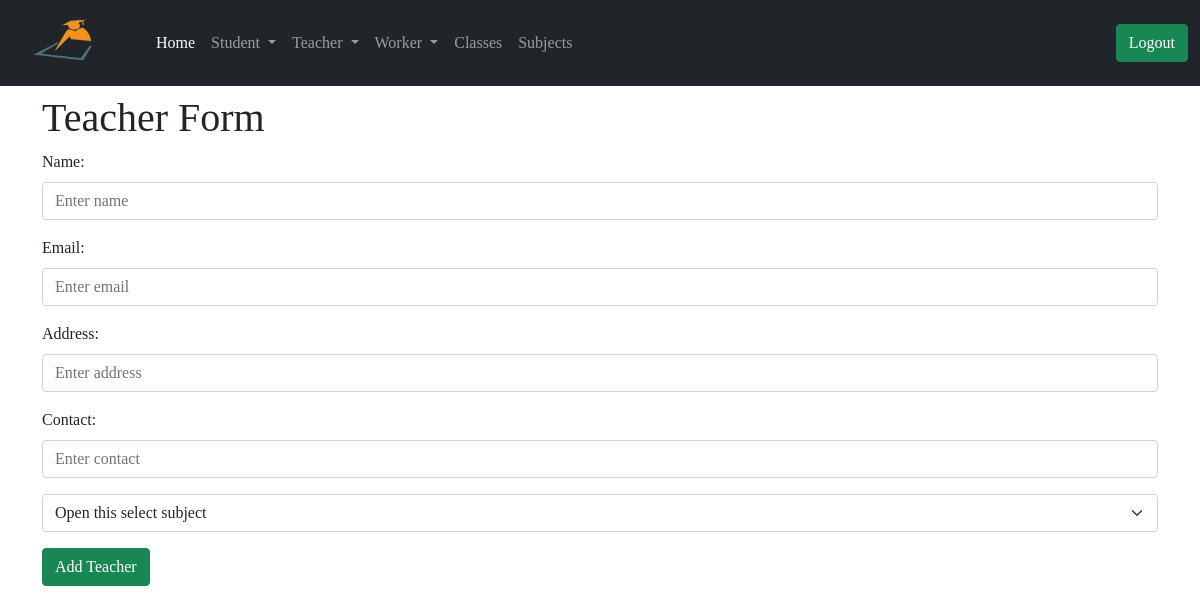
The page /admin/update_teacher/2 (signed in) on the database as committed earlier.
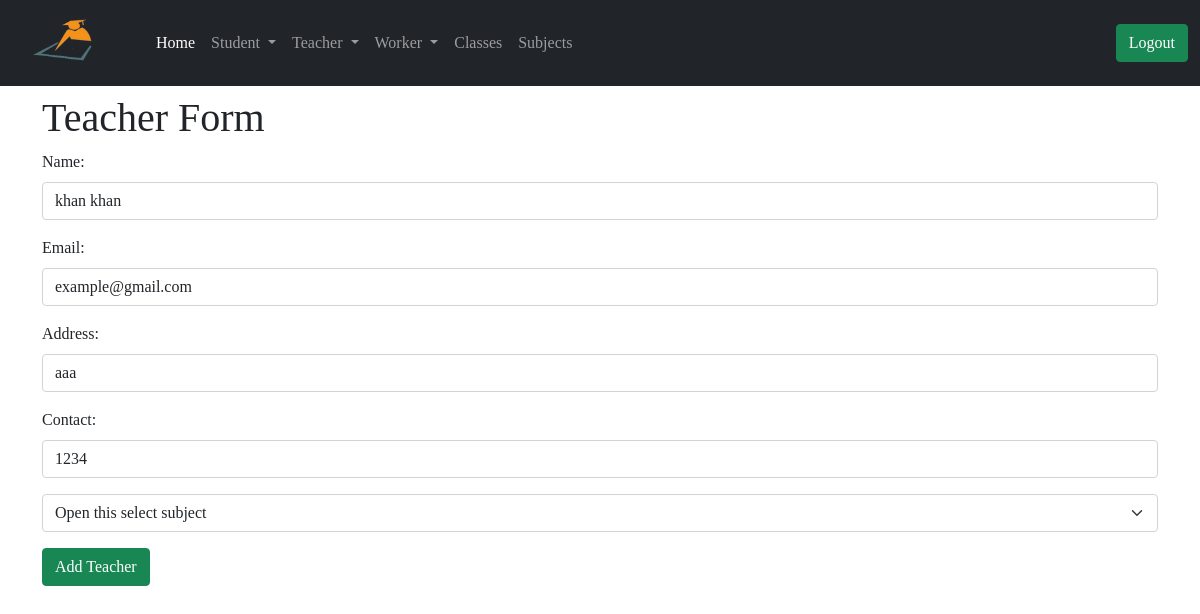
The same page on the database as committed later.
### app/models.py (models this page shows, shortened)
class Teacher(db.Model):
    id = db.Column(db.Integer, primary_key=True)
    tech_name = db.Column(db.String(64), index=True)
    email = db.Column(db.String(64), index=True)
    tech_address = db.Column(db.String(128), index=True)
    tech_contact = db.Column(db.String(64), index=True)
    join_date = db.Column(db.DateTime, default=datetime.utcnow())
    admin_id = db.Column(db.Integer, db.ForeignKey('user.id'))
    tech_subject = db.Column(db.Integer, db.ForeignKey('subject.id'))

### app/routes.py (the view, shortened to what this page needs)
@app.route('/admin/update_teacher/<id>', methods=['GET', 'POST'])
@login_required
def update_teacher(id):
    subjects = Subject.query.all()
    teacher = Teacher.query.filter_by(id=id).first()
    return render_template('admin/add_teacher.html', title='Update Teacher', teacher=teacher, subjects=subjects)

### app/models.py (called while the page is built)
@login.user_loader
def load_user(id):
    return User.query.get(int(id))

    def __repr__(self):
        return 'Subject {}'.format(self.sub_name)

### app/routes.py (called while the page is built)
@app.before_request
def before_request():
    g.user = None
    if 'teacher_id' in session:
        user = Teacher.query.filter_by(id=session['teacher_id']).first()
        g.user = user

### app/templates/admin/add_teacher.html (shortened to what this page needs)
{% extends 'admin/base.html' %}
{% block content %}
<div class="container mt-2">
<h1>Teacher Form</h1>
<form method="POST">
    <div class="mb-3">
      <label for="Inputname" class="form-label">Name:</label>
      <input type="text" class="form-control" name="tech_name" value="{{teacher.tech_name}}" id="Inputname" placeholder="Enter name" required>
    </div>
    <div class="mb-3">
        <label for="Inputname" class="form-label">Email:</label>
        <input type="email" class="form-control" name="email" value="{{teacher.email}}" id="Inputname" placeholder="Enter email" required>
    </div>
    <div class="mb-3">
        <label for="Inputaddress" class="form-label">Address:</label>
        <input type="text" class="form-control" name="tech_address" value="{{teacher.tech_address}}" id="Inputaddress" placeholder="Enter address" required>
    </div>
    <div class="mb-3">
        <label for="Inputcontact" class="form-label">Contact:</label>
        <input type="tel" class="form-control" name="tech_contact" value="{{teacher.tech_contact}}" id="Inputcontact" placeholder="Enter contact" required>
    </div>
    <div class="mb-3">
        <select class="form-select" name="tech_subject"  aria-label="Default select example">
            <option selected>Open this select subject</option>
          </select>
    </div>
    <button type="submit" class="btn btn-success">Add Teacher</button>
  </form>
</div>
{% endblock %}

Rows that differ between the two databases and show on the page:
added Teacher: tech_name "khan khan", email "example@gmail.com", tech_address "aaa", tech_contact "1234"
